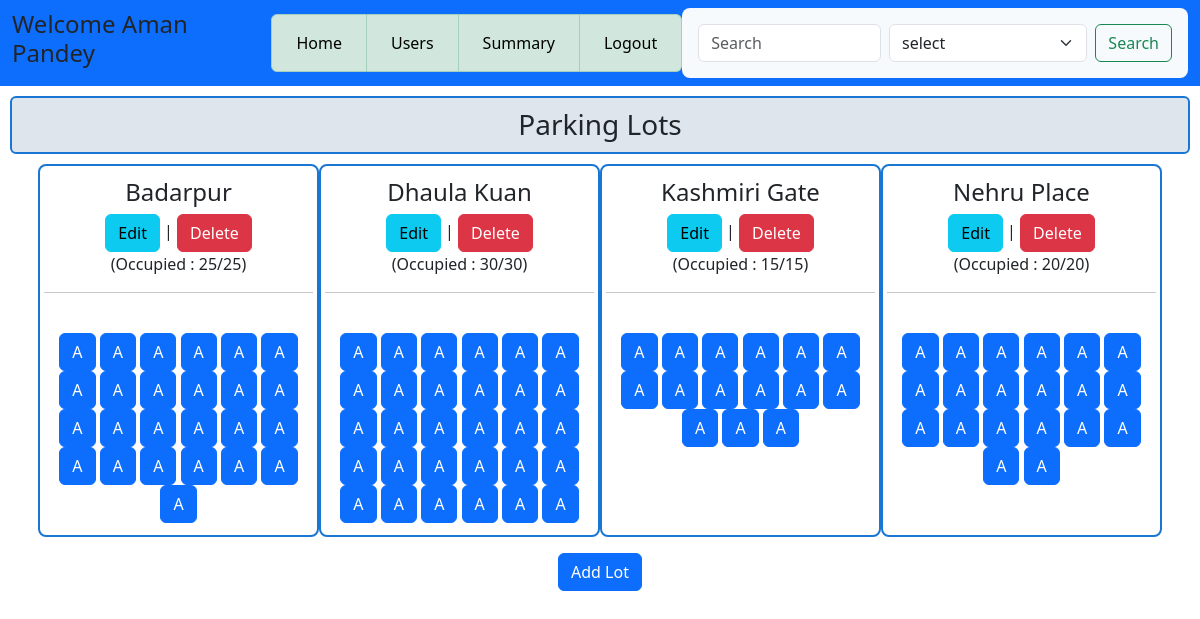
Page /admin_dashboard on the committed database.
### application/models.py (models this page shows)
class Users(db.Model):
    id = db.Column(db.Integer, primary_key=True, autoincrement=True)
    email = db.Column(db.String(50), unique=True, nullable=False)
    password = db.Column(db.String(50), nullable=False)
    fullname = db.Column(db.String(50), nullable=False)
    address = db.Column(db.String(400), nullable=False)
    pincode = db.Column(db.String(10), nullable=False)
    type = db.Column(db.String(10), nullable=False, default="user")  # 'user' or 'admin'

class Lots(db.Model):
    id = db.Column(db.Integer, primary_key=True , autoincrement=True)
    location = db.Column(db.String(200), unique=True, nullable=False)
    price = db.Column(db.Integer, nullable=False)
    available_spots = db.Column(db.Integer, nullable=False)
    total_spots = db.Column(db.Integer, nullable=False)
    address = db.Column(db.String(400), nullable=False)
    pincode = db.Column(db.String(10), nullable=False)
    details = db.relationship('Spots', backref='lot', cascade="all, delete-orphan")

class Spots(db.Model):
    id = db.Column(db.String, primary_key=True)
    lot_id = db.Column(db.Integer, db.ForeignKey('lots.id'), nullable=False)
    status = db.Column(db.String, default="Available") # Available or Unavailable

### application/controllers.py (the view)
@app.route('/admin_dashboard', methods=['GET'])
def admin_dashboard():
    this_user = Users.query.filter_by(type="admin").first()
    all_users = Users.query.filter_by(type="user").all()
    all_lots = Lots.query.all()
    all_spots = Spots.query.all()
    all_reservations = Reserve.query.all()
    return render_template('admin_dash.html', all_users=all_users, all_lots=all_lots, all_spots=all_spots, all_reservations=all_reservations, this_user=this_user)

### templates/admin_dash.html (shortened to what this page needs)
<!DOCTYPE html>
<html lang="en">
<head>
    <link rel="stylesheet" href="/static/css/style.css">
    <link href="https://cdn.jsdelivr.net/npm/bootstrap@5.3.7/dist/css/bootstrap.min.css" rel="stylesheet">
</head>
<body>
    <div id ="main">
        <div id ="canvas">
            <nav class="navbar navbar-expand-lg bg-primary">
                <div class="container-fluid">
                    <h4>Welcome {{this_user.fullname}}</h4>
                    <div class="collapse navbar-collapse" id="navbarSupportedContent">
                        <ul class="navbar-nav mx-auto mb-2 mb-lg-0 list-group list-group-horizontal text-center">
                            <li class="nav-item list-group-item  list-group-item-success">
                                <a class="nav-link active" aria-current="page" href="/admin_dashboard">Home</a>
                            </li>
                            <li class="nav-item list-group-item  list-group-item-success">
                                <a class="nav-link active" aria-current="page" href="/user_details">Users</a>
                            </li>
                            <li class="nav-item list-group-item  list-group-item-success">
                                <a class="nav-link active" aria-current="page" href="#">Summary</a>
                            </li>
                            <li class="nav-item list-group-item  list-group-item-success">
                                <a class="nav-link active" aria-current="page" href="/login">Logout</a>
                            </li>
                            </ul>
                         <form class="d-flex" action="/search">
                            <input class="form-control me-2" type="search" placeholder="Search" aria-label="Search" name="search">
                                <select class="form-select me-2" aria-label="Default select example" name="key">
                                    <option selected>select</option>
                                </select>
                            <input class="btn btn-outline-success" type="submit" value="Search">
                        </form>
                    </div>
                </div>
            </nav>
            <div class ="top-section">
                <div id ="content">
                        <h3 class="heading">Parking Lots</h3>
                        <div class="container">
                            <div class="row g-2">
                                {% for lot in all_lots %}
                                <div class="col-3">
                                    <h4> {{lot.location}}</h4>
                                    <a href="/edit_parking_lot/{{lot.id}}" class="btn btn-info {% if lot.available_spots != lot.total_spots %} disabled {% endif %}"
                                     aria-disabled="true" tabindex="-1" > Edit </a>
                                    |
                                    <a href="/delete_lot/{{lot.id}}" class="btn btn-danger {% if lot.available_spots != lot.total_spots %} disabled {% endif %}"
                                     aria-disabled="true" tabindex="-1" > Delete </a>
                                    <br>
                                    (Occupied : {{lot.available_spots}}/{{lot.total_spots}})
                                    <hr>
                                    <br>
                                    {% for spot in all_spots  %}
                                        {% if spot.lot_id == lot.id %}
                                            {% if spot.status =="Available" %}
                                            <a href="/delete_spot/{{spot.id}}" class="btn btn-primary">A</a>
                                            {% else %}
                                            <a href="/delete_spot/{{spot.id}}" class="btn btn-success">O</a>
                                            {% endif %}
                                        {% endif %}
                                    {% endfor %}
                                </div>
                                {% endfor %}
                            </div>
                        </div>
                </div>
            </div>
            <div class="bottom-section text-center">
                <a class="btn btn-primary mb-4" href="/add_parking_lot">Add Lot</a>
            </div>
        </div>
    </div>
</body>
</html>

### static/css/style.css (style rules this page uses)
body { background: #d6d9e6; font-family: Arial, sans-serif; }
.heading { margin:3px; text-align: center; padding-left: 3px; margin: 10px; border: 2px solid #1976d2; padding: 10px; border-radius: 6px; margin-bottom: 10px; background: #dee5ec; }
.d-flex { border-radius: 8px; padding: 16px; background: #f7fafd; }
.col-3 { border: 2px solid #1976d2; border-radius: 8px; padding: 12px; margin-bottom: 16px; text-align: center; }

### rows in the picture
Users: fullname "Aman Pandey"
Lots: location "Badarpur", available_spots "25", total_spots "25"
Lots: location "Dhaula Kuan", available_spots "30", total_spots "30"
Lots: location "Kashmiri Gate", available_spots "15", total_spots "15"
Lots: location "Nehru Place", available_spots "20", total_spots "20"
